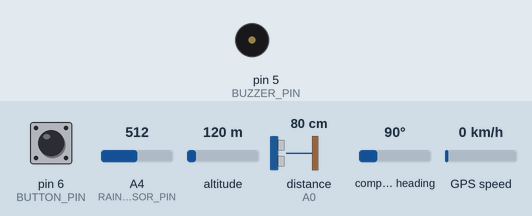
A sketch run on a simulated Arduino Uno, built with avr-gcc and run on an emulated ATmega328P. Parts: buzzer (waves = sounding, pin HIGH). Wiring (inferred from the names in the program): ultrasonic range finder: trigger A1; echo A0. The test bench sets the inputs (shaded band); at power-on: A4 (RAIN_SENSOR_PIN) = 512, pin 6 (BUTTON_PIN) HIGH, altitude 120 m, distance to the obstacle (sensor on A0) 80 cm, compass heading 90°, GPS speed 0 km/h. The echo pulse lasts 58.3 µs per cm; the GPS gets a fix after 3 s at 37.7749, -122.4194 with 8 satellites; the modem accepts every AT command (registered, SIM ready, sends succeed) and sends nothing else; pins used as bus, display or sensor lines are not drawn; what the sketch prints to the serial monitor is not drawn.

Above: at 1.2 s.
1.3 s: A4 (RAIN_SENSOR_PIN) set to 407
5.3 s: A4 (RAIN_SENSOR_PIN) set to 391
At 6.5 s:
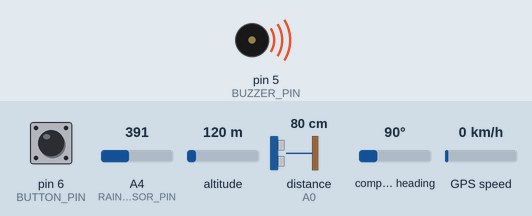
9.5 s: pin 6 (BUTTON_PIN) pulled LOW for 0.15 s
Timing chart, 0 to 26.0 s (numbered marks = the images above; inputs shaded):
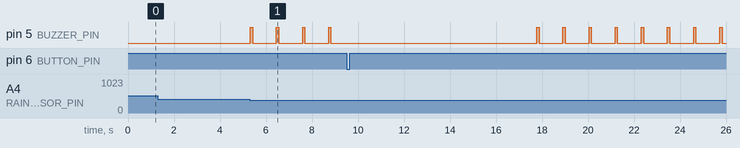

Measured:
- the behaviour switches between 400 and 399 on A4 (RAIN_SENSOR_PIN) (found by bisection; images 0 and 1)
- after the input at 1.3 s, every drawn part: stays the same
- after the input at 5.3 s, pin 5 (BUZZER_PIN): alternates HIGH for 0.10 s and LOW for 1.0 s, starting at once

The sketch:

blinkStick.ino
```cpp
#include <SoftwareSerial.h>
#include <TinyGPS++.h>
#include <EEPROM.h>

// GPS
SoftwareSerial gpsSerial(11, 10); // GPS RX, TX
TinyGPSPlus gps;

// GSM
SoftwareSerial gsmSerial(2, 3);   // GSM RX, TX
String messageContent = "This is a test message with GPS data.";  // Nội dung tin nhắn

// Cảm biến siêu âm
#define TRIG_PIN1 A1
#define ECHO_PIN1 A0

// Cảm biến mưa (Analog)
#define RAIN_SENSOR_PIN A4

// Buzzer và nút nhấn
#define BUZZER_PIN 5
#define BUTTON_PIN 6

unsigned long lastRainBeep = 0;
bool gpsActive = true;
String latestGPS = "";

// Cấu hình lưu số điện thoại
#define MAX_PHONE_NUMBER_LENGTH 12
#define MAX_PHONE_LIST_SIZE 5

void setup() {
  Serial.begin(9600);

  pinMode(TRIG_PIN1, OUTPUT);
  pinMode(ECHO_PIN1, INPUT);
  pinMode(RAIN_SENSOR_PIN, INPUT);
  pinMode(BUZZER_PIN, OUTPUT);
  pinMode(BUTTON_PIN, INPUT_PULLUP);
  digitalWrite(BUZZER_PIN, LOW);

  gpsSerial.begin(9600);
  Serial.println("Dang cho GPS fix...");

  readPhoneNumbersFromEEPROM();
}

void loop() {
  if (gpsActive) {
    updateGPS();
  }

  long distance = readUltrasonic(TRIG_PIN1, ECHO_PIN1);
  int rainValue = analogRead(RAIN_SENSOR_PIN);
  bool isRaining = rainValue < 400;

  // In trạng thái mưa và khoảng cách (chỉ in CO MUA / KHONG MUA)
  Serial.print("Khoang cach: ");
  Serial.print(distance);
  Serial.print(" cm | Trang thai: ");
  Serial.println(isRaining ? "CO MUA" : "KHONG MUA");

  // Buzzer logic
  bool isDistanceDanger = (distance >= 10 && distance <= 40);
  if (isDistanceDanger) {
    digitalWrite(BUZZER_PIN, HIGH);
  } else if (isRaining) {
    if (millis() - lastRainBeep >= 1000) {
      digitalWrite(BUZZER_PIN, HIGH);
      delay(100);
      digitalWrite(BUZZER_PIN, LOW);
      lastRainBeep = millis();
    }
  } else {
    digitalWrite(BUZZER_PIN, LOW);
  }

  // Gửi tin nhắn khi nhấn nút
  if (digitalRead(BUTTON_PIN) == LOW && latestGPS != "") {
    delay(200);
    Serial.println("Nut duoc nhan → gui SMS cho tat ca so dien thoai...");

    gpsSerial.end();
    gpsActive = false;

    gsmSerial.begin(115200);
    delay(2000);
    checkSIM();
    delay(2000);
    sendSMSToAllNumbers();
    delay(1000);
    gsmSerial.end();

    gpsSerial.begin(9600);
    gpsActive = true;
    Serial.println("Bat lai GPS sau khi gui xong.");
  }

  // Nhập lệnh qua Serial: ADD / DELETE / LIST
  if (Serial.available()) {
    String input = Serial.readStringUntil('\n');
    input.trim();

    if (input.startsWith("ADD")) {
      String phoneNumber = input.substring(4);
      addPhoneNumber(phoneNumber);
    } else if (input.startsWith("DELETE")) {
      String phoneNumber = input.substring(7);
      deletePhoneNumber(phoneNumber);
    } else if (input == "LIST") {
      listPhoneNumbers();
    }
  }

  delay(300);
}

// -------------------- GPS --------------------

void updateGPS() {
  while (gpsSerial.available()) {
    gps.encode(gpsSerial.read());
  }

  if (gps.location.isUpdated()) {
    latestGPS = "Toa do:\nLat: " + String(gps.location.lat(), 6)
              + "\nLng: " + String(gps.location.lng(), 6)
              + "\nAlt: " + String(gps.altitude.meters(), 1) + "m"
              + "\nSpeed: " + String(gps.speed.kmph(), 1) + "km/h"
              + "\nSat: " + String(gps.satellites.value());

    Serial.println("Cap nhat GPS:");
    Serial.println(latestGPS);
    Serial.println("-------------------");
  }
}

// -------------------- Cảm biến khoảng cách --------------------

long readUltrasonic(int trigPin, int echoPin) {
  digitalWrite(trigPin, LOW);
  delayMicroseconds(2);
  digitalWrite(trigPin, HIGH);
  delayMicroseconds(10);
  digitalWrite(trigPin, LOW);
  long duration = pulseIn(echoPin, HIGH, 30000);
  return duration * 0.034 / 2;
}

// -------------------- Gửi tin nhắn --------------------

void sendSMS(String content, String phoneNumber) {
  Serial.print("Dang gui SMS toi: ");
  Serial.println(phoneNumber);

  gsmSerial.print("AT+CMGS=\"");
  gsmSerial.print(phoneNumber);
  gsmSerial.println("\"");

  if (waitFor(">", 5000)) {
    gsmSerial.print(content);
    delay(500);
    gsmSerial.write(26);  // Ctrl+Z
    if (waitFor("+CMGS", 10000)) {
      Serial.println("SMS gui thanh cong.");
    } else {
      Serial.println("SMS gui that bai.");
    }
  } else {
    Serial.println("Khong nhan duoc ky tu >.");
  }
}

void sendSMSToAllNumbers() {
  for (int i = 0; i < MAX_PHONE_LIST_SIZE; i++) {
    String phoneNumber = "";
    for (int j = 0; j < MAX_PHONE_NUMBER_LENGTH; j++) {
      char c = char(EEPROM.read(i * MAX_PHONE_NUMBER_LENGTH + j));
      if (c == '\0') break;
      phoneNumber += c;
    }
    if (phoneNumber.length() > 0) {
      sendSMS(latestGPS + "\n" + messageContent, phoneNumber);
    }
  }
}

void checkSIM() {
  sendCommand("AT", "OK", 2000);
  sendCommand("ATE0", "OK", 1000);
  sendCommand("AT+CMGF=1", "OK", 2000);
  sendCommand("AT+CSCS=\"GSM\"", "OK", 2000);
  sendCommand("AT+CSQ", "OK", 2000);
  sendCommand("AT+CPIN?", "READY", 2000);
}

void sendCommand(String cmd, String expected, unsigned long timeout) {
  while (gsmSerial.available()) gsmSerial.read();
  gsmSerial.println(cmd);
  waitFor(expected, timeout);
}

bool waitFor(String expected, unsigned long timeout) {
  unsigned long startTime = millis();
  String response = "";
  while (millis() - startTime < timeout) {
    while (gsmSerial.available()) {
      char c = gsmSerial.read();
      response += c;
      if (response.indexOf(expected) != -1) {
        return true;
      }
    }
  }
  return false;
}

// -------------------- EEPROM quản lý số điện thoại --------------------

void addPhoneNumber(String phoneNumber) {
  for (int i = 0; i < MAX_PHONE_LIST_SIZE; i++) {
    String existing = "";
    for (int j = 0; j < MAX_PHONE_NUMBER_LENGTH; j++) {
      char c = char(EEPROM.read(i * MAX_PHONE_NUMBER_LENGTH + j));
      if (c == '\0') break;
      existing += c;
    }
    if (existing == phoneNumber) {
      Serial.println("So dien thoai da ton tai.");
      return;
    } else if (existing == "") {
      for (int j = 0; j < MAX_PHONE_NUMBER_LENGTH; j++) {
        if (j < phoneNumber.length()) {
          EEPROM.write(i * MAX_PHONE_NUMBER_LENGTH + j, phoneNumber[j]);
        } else {
          EEPROM.write(i * MAX_PHONE_NUMBER_LENGTH + j, '\0');
        }
      }
      Serial.println("Da them so: " + phoneNumber);
      return;
    }
  }
  Serial.println("Danh sach da day.");
}

void deletePhoneNumber(String phoneNumber) {
  for (int i = 0; i < MAX_PHONE_LIST_SIZE; i++) {
    String existing = "";
    for (int j = 0; j < MAX_PHONE_NUMBER_LENGTH; j++) {
      char c = char(EEPROM.read(i * MAX_PHONE_NUMBER_LENGTH + j));
      if (c == '\0') break;
      existing += c;
    }
    if (existing == phoneNumber) {
      for (int j = 0; j < MAX_PHONE_NUMBER_LENGTH; j++) {
        EEPROM.write(i * MAX_PHONE_NUMBER_LENGTH + j, '\0');
      }
      Serial.println("Da xoa so: " + phoneNumber);
      return;
    }
  }
  Serial.println("Khong tim thay so.");
}

void listPhoneNumbers() {
  Serial.println("Danh sach so dien thoai:");
  for (int i = 0; i < MAX_PHONE_LIST_SIZE; i++) {
    String number = "";
    for (int j = 0; j < MAX_PHONE_NUMBER_LENGTH; j++) {
      char c = char(EEPROM.read(i * MAX_PHONE_NUMBER_LENGTH + j));
      if (c == '\0') break;
      number += c;
    }
    if (number.length() > 0) {
      Serial.println(number);
    }
  }
}

void readPhoneNumbersFromEEPROM() {
  Serial.println("Dang tai danh sach so dien thoai...");
  listPhoneNumbers();
}
```
